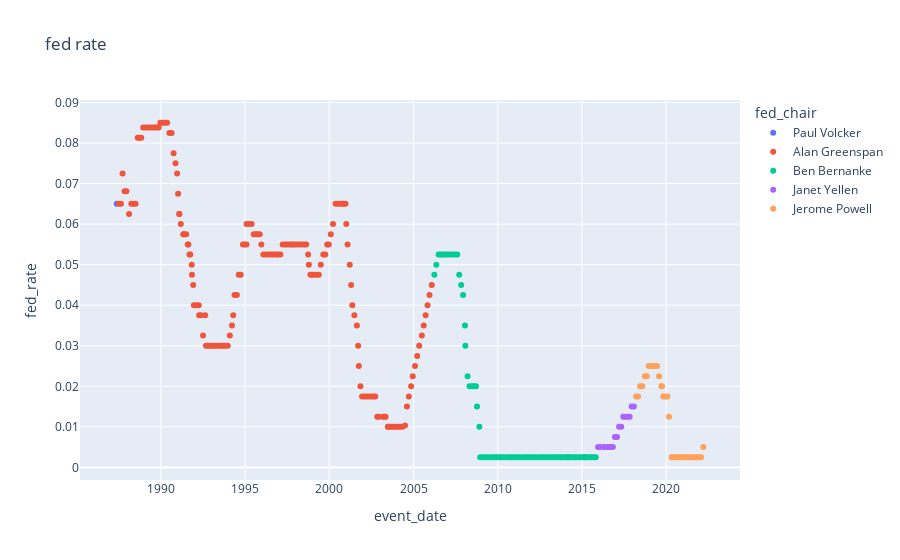

Source (notebook cell):
### Code cell
fig = px.scatter(data_frame=decision_df, 
             x='event_date', y='fed_rate', 
             color="fed_chair", 
             title='Fed Rate',   
                )

fig.show()
